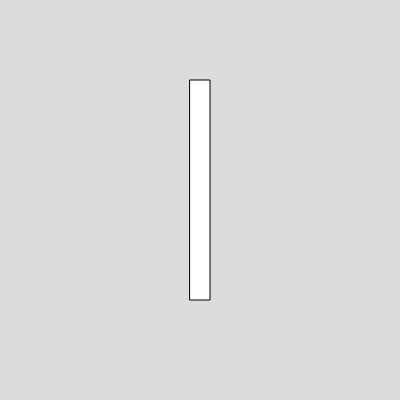
Frame 1 (no input)
Frame 60 (no input): identical to frame 1, image omitted
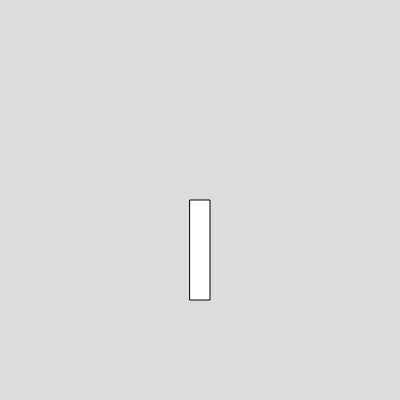
Frame 120 (the mouse pressed at the canvas centre since frame 60)

The p5.js sketch that drew these frames (run headless with seeded random() and noise() and a simulated clock; from frame 60 on, the mouse is pressed at the canvas centre):

// p5.js sketch
// ── sketch.js
function setup() {
  createCanvas(400, 400);
  rectMode(CORNERS);
}

function draw() {
  background(220);

  rect(width * 0.5 - 10, height * 0.75, width * 0.5 + 10, constrain(mouseY, height * 0.2, height * 0.75))
}
